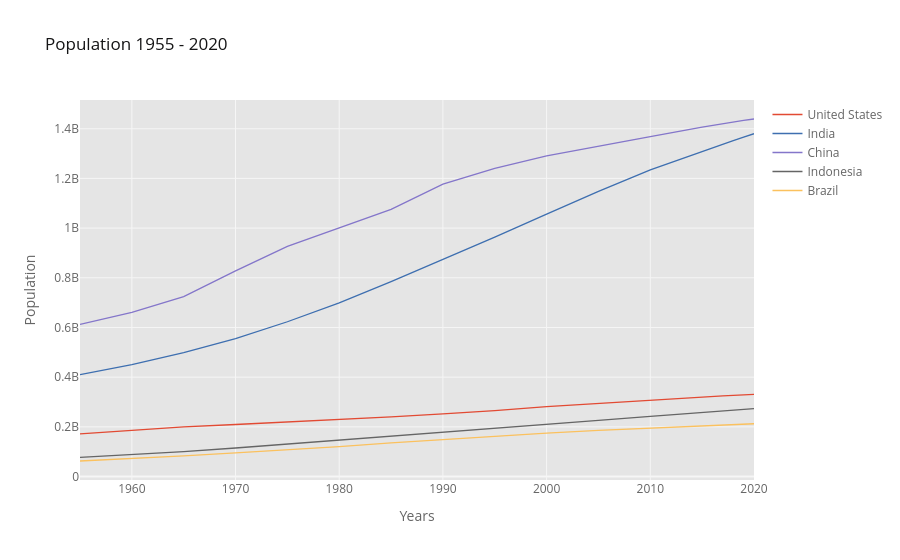

Notebook code for this chart:
### Code cell
df_pivot.iplot(
    kind="line",
    xTitle="Years",
    yTitle="Population",
    title="Population 1955 - 2020")
